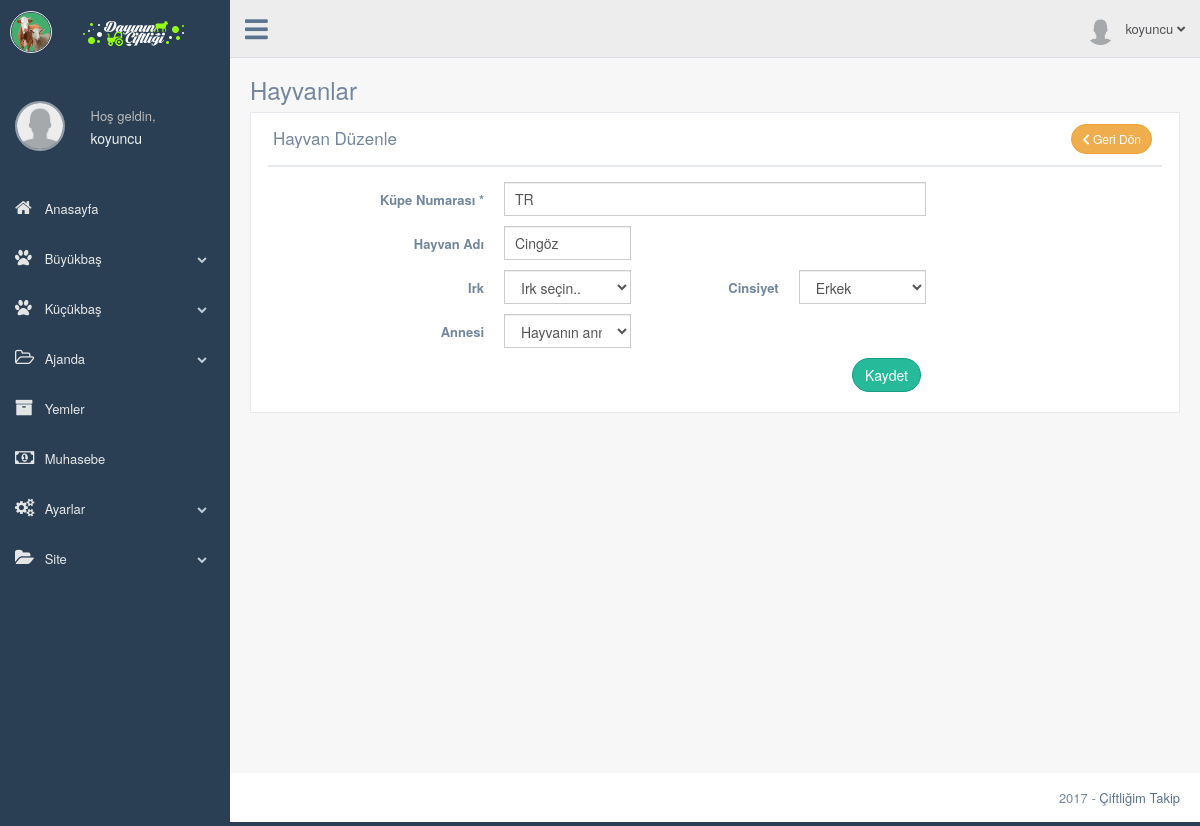
/production/buzagi-dogum-duzenle.php?hayvan_id=33 (signed in), run on the app's committed database.
### tables this page shows
CREATE TABLE `kullanici` (
  `kullanici_id` int(11) NOT NULL,
  `kullanici_adi` varchar(50) NOT NULL,
  `kullanici_sifre` varchar(50) NOT NULL,
  `kullanici_adsoyad` varchar(50) NOT NULL DEFAULT 'Ad Soyad',
  `kullanici_eposta` varchar(50) NOT NULL,
  `kullanici_gorsel` varchar(250) NOT NULL DEFAULT 'images/kullanici/kullanici.png',
  `kullanici_kayittarihi` datetime NOT NULL,
  `kullanici_yetki` int(1) NOT NULL DEFAULT '2',
  `kullanici_durum` int(1) NOT NULL
);

CREATE TABLE `hayvan` (
  `hayvan_id` int(11) NOT NULL,
  `kullanici_id` int(11) NOT NULL,
  `hayvan_kupeno` varchar(50) NOT NULL,
  `hayvan_adi` varchar(25) DEFAULT NULL,
  `hayvan_irk` int(2) DEFAULT NULL,
  `hayvan_cinsiyet` int(1) DEFAULT NULL,
  `hayvan_kayittarihi` datetime NOT NULL DEFAULT CURRENT_TIMESTAMP,
  `hayvan_dogumtarihi` date DEFAULT NULL,
  `hayvan_olumtarihi` date DEFAULT NULL,
  `hayvan_alistarihi` date DEFAULT NULL,
  `hayvan_satistarihi` date DEFAULT NULL,
  `hayvan_alisfiyati` decimal(10,2) DEFAULT NULL,
  `hayvan_satisfiyati` decimal(10,2) DEFAULT NULL,
  `hayvan_rasyon` int(11) DEFAULT NULL,
  `hayvan_bakim` int(11) DEFAULT NULL,
  `hayvan_not` int(11) DEFAULT NULL,
  `ana_id` int(1) DEFAULT NULL,
  `buzagi_goster` int(1) DEFAULT '0',
  `hayvan_durum` int(11) DEFAULT '1'
);

### production/buzagi-dogum-duzenle.php (the view, shortened to what this page needs)
<?php
      include 'header.php';
      $hayvansorgu=$db->prepare("SELECT * FROM hayvan WHERE kullanici_id=:id and hayvan_id=:hayvan_id");
      $hayvansorgu->execute(array(
        'id' => $kullanici_id,
        'hayvan_id' => $_GET['hayvan_id']
        ));
      $hayvancek=$hayvansorgu->fetch(PDO::FETCH_ASSOC);
?>
        <div class="right_col" role="main">
          <div class="">
            <div class="page-title">
              <div class="title_left">
                <h3>Hayvanlar </h3>
              </div>
            </div>
            <div class="clearfix"></div>
            <div class="row">
              <div class="col-md-12 col-sm-12 col-xs-12">
                <div class="x_panel">
                  <div class="x_title">
                    <h2>Hayvan Düzenle<small></small></h2>
                     <div class=" text-right">
                        <a href="buzagi-dogum.php" class="btn btn-round btn-warning btn-sm"><i class="fa fa-chevron-left" aria-hidden="true"></i> Geri Dön</a>
                      </div>
                  </div>
                  <div class="x_content">
                    <form action="../islem.php" method="POST" id="demo-form2" data-parsley-validate class="form-horizontal form-label-left">
                      <div class="form-group">
                         <label class="control-label col-md-3 col-sm-3 col-xs-12" for="first-name">Küpe Numarası <span class="required">*</span>
                         </label>
                         <div class="col-md-6 col-sm-6 col-xs-12">
                           <input type="text" id="first-name" name="hayvan_kupeno" class="form-control col-md-7 col-xs-12" required="required" value="<?php echo $hayvancek['hayvan_kupeno']; ?>">
                         </div>
                       </div>
                       <div class="form-group">
                         <label class="control-label col-md-3 col-sm-3 col-xs-12" for="first-name">Hayvan Adı
                         </label>
                         <div class="col-md-2 col-sm-2 col-xs-12">
                           <input type="text" id="first-name" name="hayvan_adi" class="form-control col-md-7 col-xs-12" value="<?php echo $hayvancek['hayvan_adi']; ?>">
                         </div>
                       </div>
                       <div class="form-group">
                           <label class="control-label col-md-3 col-sm-3 col-xs-12">Irk </label>
                           <div class="col-md-2 col-sm-2 col-xs-12">
                             <select class="select2_group form-control" required="required" name="hayvan_irk">
                               <option value="">Irk seçin..</option>
                             </select>
                           </div>
                          <label class="control-label col-md-2 col-sm-2 col-xs-12">Cinsiyet </label>
                          <div class="col-md-2 col-sm-2 col-xs-12">
                            <select class="select2_group form-control" required="required" name="hayvan_cinsiyet">
                              <?php
                                if($hayvancek['hayvan_cinsiyet']=='1') { ?>
                                  <option value="1">Erkek</option>
                                <?php } else { ?>
                                  <option value="1">Erkek</option>
                                  <option value="0">Dişi</option>
                                <?php } ?>
                            </select>
                          </div>
                      </div>
                      <div class="form-group">
                        <div>
                        <label class="control-label col-md-3 col-sm-3 col-xs-12">Annesi </label>
                           <div class="col-md-2 col-sm-2 col-xs-12">
                             <select class="select2_group form-control" required="required" name="ana_id">
                               <option value="">Hayvanın annesini seçin..</option>
                             </select>
                           </div>
                        </div>
                      </div>
                      <div class="form-group">
                        <div align="right" class="col-md-6 col-sm-6 col-xs-12 col-md-offset-3">
                          <button type="submit" name="buzagiguncelle" class="btn btn-round btn-success">Kaydet</button>
                        </div>
                      </div>
                      </form>
                  </div>
                </div>
              </div>
            </div>
          </div>
        </div>
        <?php include 'footer.php'; ?>

### production/header.php (shortened to what this page needs)
<?php
  include '../baglan.php';
  $kullanicisorgu=$db->prepare("SELECT * FROM kullanici WHERE kullanici_adi=:kullanici");
  $kullanicisorgu->execute(array(
        'kullanici' => $_SESSION['kullanici_adi']
      ));
  $kullanicicek=$kullanicisorgu->fetch(PDO::FETCH_ASSOC);
 ?>
<!DOCTYPE html>
<html lang="tr">
  <head>
    <link href="../vendors/bootstrap/dist/css/bootstrap.min.css" rel="stylesheet">
    <link href="../vendors/font-awesome/css/font-awesome.min.css" rel="stylesheet">
    <link rel="stylesheet" href="https://use.fontawesome.com/releases/v5.0.13/css/all.css">
    <link rel="stylesheet" href="css/style-print.css" media="print" type="text/css">
    <link href="../vendors/nprogress/nprogress.css" rel="stylesheet">
    <link href="../vendors/iCheck/skins/flat/green.css" rel="stylesheet">
    <link href="../vendors/malihu-custom-scrollbar-plugin/jquery.mCustomScrollbar.min.css" rel="stylesheet"/>
    <link href="../vendors/datatables.net-bs/css/dataTables.bootstrap.min.css" rel="stylesheet">
    <link href="../vendors/datatables.net-buttons-bs/css/buttons.bootstrap.min.css" rel="stylesheet">
    <link href="../vendors/datatables.net-fixedheader-bs/css/fixedHeader.bootstrap.min.css" rel="stylesheet">
    <link href="../vendors/datatables.net-responsive-bs/css/responsive.bootstrap.min.css" rel="stylesheet">
    <link href="../vendors/datatables.net-scroller-bs/css/scroller.bootstrap.min.css" rel="stylesheet">
    <link href="../build/css/custom.min.css" rel="stylesheet">
    <link href="../build/css/main.css" rel="stylesheet">
  </head>
  <body class="nav-md">
    <div class="container body">
      <div class="main_container">
        <div class="col-md-3 left_col menu_fixed">
          <div class="left_col scroll-view">
            <div class="navbar nav_title" style="border: 0;">
              <a href="index.html" class="site_title"><i class="fa"><img src="../images/eks-genel/eks-logo-ikon.png" width="40px" height="auto" alt=""></i> <span><img src="images/logo.png" style="margin-left:20px"alt=""></span></a>
            </div>
            <?php include 'sidebar.php'; ?>
        <div class="top_nav"  id="yazdirma">
          <div class="nav_menu">
            <nav class="">
              <div class="nav toggle">
                <a id="menu_toggle"><i class="fa fa-bars"></i></a>
              </div>
              <ul class="nav navbar-nav navbar-right">
                <li class="">
                  <a href="javascript:;" class="user-profile dropdown-toggle" data-toggle="dropdown" aria-expanded="false">
                    <img src="<?php echo $kullanicicek['kullanici_gorsel']; ?>" alt=""><?php echo $_SESSION['kullanici_adi'] ?>
                    <span class=" fa fa-angle-down"></span>
                  </a>
                </li>
              </ul>
            </nav>
          </div>
        </div>

### production/sidebar.php (shortened to what this page needs)
<br>
            <div class="profile clearfix">
              <div class="profile_pic text-center" style="margin-top: 25px; ">
                <a href="profil.php"><img src="<?php echo $kullanicicek['kullanici_gorsel']; ?>" alt="" style="width: 50px; height: 50px; max-width: 50px; max-height: 50px; -webkit-border-radius: 50%; -moz-border-radius: 50%; border-radius: 50%; border: 2px solid rgba(255,255,255,0.5);" ></a>
              </div>
              <div class="profile_info">
                <span>Hoş geldin,</span>
                <a href="profil.php"><h2><?php echo $_SESSION['kullanici_adi'] ?></h2></a>
              </div>
              <div class="clearfix"></div>
            </div>
            <br />
            <div id="sidebar-menu" class="main_menu_side hidden-print main_menu">
              <div class="menu_section">
                <ul class="nav side-menu">
                  <li><a href="index.php"><i class="fa fa-home"></i> Anasayfa </a>
                  </li>
                  <li><a><i class="fa fa-paw"></i> Büyükbaş <span class="fa fa-chevron-down"></span></a>
                  </li>
                  <li><a><i class="fa fa-paw"></i> Küçükbaş <span class="fa fa-chevron-down"></span></a>
                  </li>
                  <li><a><i class="fa fa-folder-open-o"></i> Ajanda <span class="fa fa-chevron-down"></span></a>
                  </li>
                  <li><a href="yem.php"><i class="fa fa-archive"></i> Yemler </a>
                  </li>
                  <li><a href="muhasebe.php"><i class="fa fa-money"></i> Muhasebe </a>
                  </li>
                  <li><a><i class="fa fa-cogs"></i> Ayarlar <span class="fa fa-chevron-down"></span></a>
                  </li>
                  <li><a><i class="fa fa-folder-open"></i> Site <span class="fa fa-chevron-down"></span></a>
                  </li>
                </ul>
              </div>
            </div>
          </div>
        </div>

### build/css/main.css (style rules this page uses)
.site_title i { border: 1px solid #EAEAEA; padding: 0px 0px !important; border-radius: 50% }

### data on the page
kullanici: kullanici_gorsel (placeholder picture)
hayvan: hayvan_kupeno "TR", hayvan_adi "Cingöz", hayvan_cinsiyet "Erkek"

### other printed values
$_SESSION['kullanici_adi'] "koyuncu"
